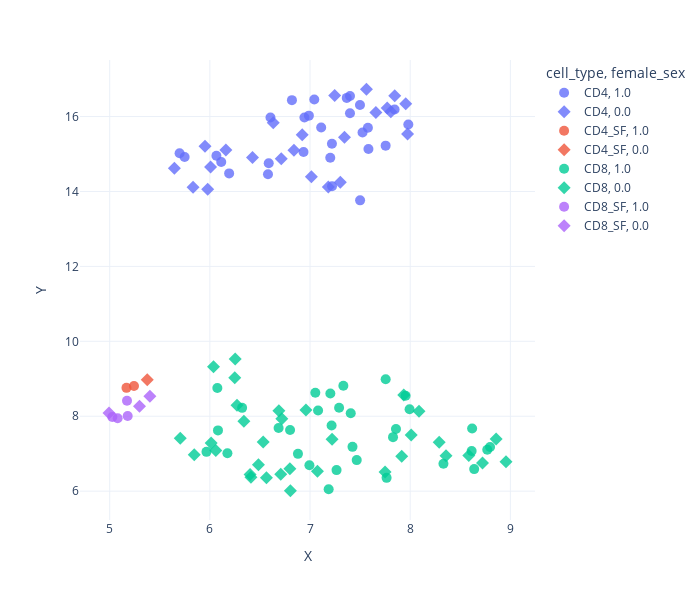

Write notebook code for a chart like this one.
### Code cell
rep = rep.sort_values(by="cell_type")
fig = px.scatter(rep, x = "X", y = "Y", color = "cell_type", hover_name = "proper_name", template = "plotly_white", symbol = "female_sex", opacity = 0.8,
height = 600, width = 700)
fig.update_traces(marker={'size': 10})
fig.show()
fig.write_image(f"{base_dir}/ATAC_seq_analysis/figures/ATAC_UMAP_sex.svg")

### Figure 1 — Plotly figure (JSON) as saved in the notebook; plotly's stock layout.template omitted (floating-point values rounded to 4 significant figures)
{"data": [{"hovertemplate": "<b>%{hovertext}</b><br><br>cell_type=CD4<br>female_sex=1.0<br>X=%{x}<br>Y=%{y}<extra></extra>", "hovertext": ["NRHV151CD4", "PSA5019CD4", "PSA4957CD4", "PSA4947CD4", "NRHV322CD4", "NRHV121CD4", "PSA5026CD4", "PSA5018CD4", "PSA5010CD4", "PSA5009CD4", "NRHV073CD4", "PSA4962CD4", "PSA4967CD4", "NRHV325CD4", "NRHV014XCD4", "PSA5017CD4", "PSA4951CD4", "NRHV326CD4", "NRHV290CD4", "PSA5040CD4", "PSA4944CD4", "PSA4950CD4", "NRHV238CD4", "PSA5008CD4", "PSA4954CD4", "PSA5014CD4", "NRHV321CD4", "PSA4964CD4"], "legendgroup": "CD4, 1.0", "marker": {"color": "#636efa", "opacity": 0.8, "size": 10, "symbol": "circle"}, "mode": "markers", "name": "CD4, 1.0", "orientation": "v", "showlegend": true, "type": "scatter", "x": [7.22, 7.755, 7.499, 7.111, 7.524, 7.399, 7.219, 5.748, 6.989, 6.065, 5.698, 6.605, 6.819, 7.367, 7.042, 7.583, 6.935, 7.844, 6.944, 7.399, 7.5, 7.202, 6.113, 6.58, 6.588, 6.192, 7.981, 7.578], "xaxis": "x", "y": [14.14, 15.22, 16.31, 15.71, 15.57, 16.09, 15.27, 14.92, 16.02, 14.95, 15.02, 15.97, 16.44, 16.5, 16.46, 15.14, 15.05, 16.19, 15.98, 16.55, 13.76, 14.9, 14.79, 14.46, 14.75, 14.48, 15.79, 15.7], "yaxis": "y"}, {"hovertemplate": "<b>%{hovertext}</b><br><br>cell_type=CD4<br>female_sex=0.0<br>X=%{x}<br>Y=%{y}<extra></extra>", "hovertext": ["PSA4959CD4", "NRHV086CD4", "PSA5036CD4", "PSA5013CD4", "PSA4956CD4", "PSA4958CD4", "PSA5021CD4", "NRHV324CD4", "NRHV168CD4", "PSA5007CD4", "PSA5006CD4", "PSA4968CD4", "PSA5037CD4", "PSA4945CD4", "NRHV332CD4", "NRHV295CD4", "NRHV079CD4", "NRHV171CD4", "PSA4963CD4", "PSA4949CD4", "PSA5012CD4", "PSA4952CD4", "PSA4920CD4"], "legendgroup": "CD4, 0.0", "marker": {"color": "#636efa", "opacity": 0.8, "size": 10, "symbol": "diamond"}, "mode": "markers", "name": "CD4, 0.0", "orientation": "v", "showlegend": true, "type": "scatter", "x": [5.833, 7.955, 7.806, 7.344, 7.77, 7.013, 6.922, 6.007, 7.563, 7.657, 7.974, 7.246, 6.16, 6.633, 5.951, 5.646, 7.845, 6.425, 6.713, 7.303, 5.978, 6.839, 7.182], "xaxis": "x", "y": [14.11, 16.34, 16.13, 15.45, 16.23, 14.39, 15.52, 14.65, 16.73, 16.11, 15.53, 16.56, 15.11, 15.83, 15.21, 14.62, 16.55, 14.91, 14.88, 14.25, 14.06, 15.1, 14.12], "yaxis": "y"}, {"hovertemplate": "<b>%{hovertext}</b><br><br>cell_type=CD4_SF<br>female_sex=1.0<br>X=%{x}<br>Y=%{y}<extra></extra>", "hovertext": ["PSA4951CD4_SF", "PSA4917CD4_SF"], "legendgroup": "CD4_SF, 1.0", "marker": {"color": "#EF553B", "opacity": 0.8, "size": 10, "symbol": "circle"}, "mode": "markers", "name": "CD4_SF, 1.0", "orientation": "v", "showlegend": true, "type": "scatter", "x": [5.243, 5.168], "xaxis": "x", "y": [8.809, 8.758], "yaxis": "y"}, {"hovertemplate": "<b>%{hovertext}</b><br><br>cell_type=CD4_SF<br>female_sex=0.0<br>X=%{x}<br>Y=%{y}<extra></extra>", "hovertext": ["PSA4958CD4_SF"], "legendgroup": "CD4_SF, 0.0", "marker": {"color": "#EF553B", "opacity": 0.8, "size": 10, "symbol": "diamond"}, "mode": "markers", "name": "CD4_SF, 0.0", "orientation": "v", "showlegend": true, "type": "scatter", "x": [5.375], "xaxis": "x", "y": [8.975], "yaxis": "y"}, {"hovertemplate": "<b>%{hovertext}</b><br><br>cell_type=CD8<br>female_sex=1.0<br>X=%{x}<br>Y=%{y}<extra></extra>", "hovertext": ["NRHV014XCD8", "NRHV073CD8", "PSA4961CD8", "PSA4966CD8", "NRHV151CD8", "NRHV238CD8", "PSA5040CD8", "PSA4948CD8", "NRHV290CD8", "PSA4954CD8", "NRHV325CD8", "PSA4947CD8", "PSA4951CD8", "PSA4953CD8", "PSA5017CD8", "NRHV321CD8", "PSA5014CD8", "PSA4964CD8", "NRHV326CD8", "PSA5026CD8", "PSA5018CD8", "PSA4962CD8", "PSA5010CD8", "PSA4965CD8", "PSA4969CD8", "PSA4950CD8", "PSA5008CD8", "PSA5019CD8", "PSA5009CD8", "NRHV322CD8", "NRHV121CD8", "PSA4944CD8"], "legendgroup": "CD8, 1.0", "marker": {"color": "#00cc96", "opacity": 0.8, "size": 10, "symbol": "circle"}, "mode": "markers", "name": "CD8, 1.0", "orientation": "v", "showlegend": true, "type": "scatter", "x": [6.994, 7.828, 5.966, 7.424, 7.333, 8.797, 8.613, 6.322, 8.769, 7.203, 7.265, 7.755, 6.801, 7.053, 6.686, 7.186, 8.618, 6.175, 6.879, 7.29, 6.075, 8.332, 8.639, 7.858, 7.08, 7.954, 7.994, 7.406, 7.764, 7.215, 7.466, 6.081], "xaxis": "x", "y": [6.692, 7.441, 7.049, 7.182, 8.812, 7.178, 7.071, 8.224, 7.107, 8.609, 6.561, 8.986, 7.63, 8.628, 7.684, 6.052, 7.672, 7.012, 6.995, 8.226, 8.753, 6.733, 6.589, 7.66, 8.151, 8.547, 8.187, 8.08, 6.355, 7.753, 6.828, 7.622], "yaxis": "y"}, {"hovertemplate": "<b>%{hovertext}</b><br><br>cell_type=CD8<br>female_sex=0.0<br>X=%{x}<br>Y=%{y}<extra></extra>", "hovertext": ["NRHV079CD8", "PSA4955CD8", "NRHV295CD8", "NRHV332CD8", "NRHV168CD8", "PSA4949CD8", "PSA4959CD8", "PSA5039CD8", "PSA4960CD8", "PSA4945CD8", "PSA4963CD8", "PSA5006CD8", "PSA4968CD8", "PSA4956CD8", "PSA5023CD8", "PSA4958CD8", "NRHV171CD8", "PSA5013CD8", "PSA5007CD8", "PSA5015CD8", "PSA4920CD8", "PSA4952CD8", "NRHV324CD8", "PSA5012CD8", "NRHV086CD8", "PSA4946CD8", "PSA5020CD8", "PSA4941CD8", "PSA5036CD8", "PSA5024CD8", "PSA5022CD8", "PSA5021CD8", "PSA5037CD8"], "legendgroup": "CD8, 0.0", "marker": {"color": "#00cc96", "opacity": 0.8, "size": 10, "symbol": "diamond"}, "mode": "markers", "name": "CD8, 0.0", "orientation": "v", "showlegend": true, "type": "scatter", "x": [6.708, 8.01, 6.565, 8.29, 7.749, 7.22, 6.036, 8.956, 6.804, 6.271, 6.41, 6.485, 8.722, 8.585, 5.704, 7.936, 6.059, 8.358, 6.533, 8.858, 6.013, 6.959, 7.074, 6.253, 6.401, 6.34, 6.718, 6.689, 6.799, 6.248, 8.088, 5.844, 7.915], "xaxis": "x", "y": [6.449, 7.498, 6.359, 7.306, 6.509, 7.383, 9.323, 6.788, 6.01, 8.29, 6.369, 6.704, 6.754, 6.955, 7.414, 8.565, 7.085, 6.945, 7.309, 7.389, 7.285, 8.167, 6.534, 9.53, 6.442, 7.863, 7.933, 8.148, 6.598, 9.025, 8.131, 6.972, 6.928], "yaxis": "y"}, {"hovertemplate": "<b>%{hovertext}</b><br><br>cell_type=CD8_SF<br>female_sex=1.0<br>X=%{x}<br>Y=%{y}<extra></extra>", "hovertext": ["PSA4969CD8_SF", "PSA5025CD8_SF", "PSA4917CD8_SF", "PSA5040CD8_SF"], "legendgroup": "CD8_SF, 1.0", "marker": {"color": "#ab63fa", "opacity": 0.8, "size": 10, "symbol": "circle"}, "mode": "markers", "name": "CD8_SF, 1.0", "orientation": "v", "showlegend": true, "type": "scatter", "x": [5.18, 5.079, 5.173, 5.026], "xaxis": "x", "y": [8.006, 7.945, 8.413, 7.98], "yaxis": "y"}, {"hovertemplate": "<b>%{hovertext}</b><br><br>cell_type=CD8_SF<br>female_sex=0.0<br>X=%{x}<br>Y=%{y}<extra></extra>", "hovertext": ["PSA4918CD8_SF", "PSA4958CD8_SF", "PSA4942CD8_SF"], "legendgroup": "CD8_SF, 0.0", "marker": {"color": "#ab63fa", "opacity": 0.8, "size": 10, "symbol": "diamond"}, "mode": "markers", "name": "CD8_SF, 0.0", "orientation": "v", "showlegend": true, "type": "scatter", "x": [4.993, 5.401, 5.298], "xaxis": "x", "y": [8.085, 8.531, 8.266], "yaxis": "y"}], "layout": {"height": 600, "legend": {"title": {"text": "cell_type, female_sex"}, "tracegroupgap": 0}, "margin": {"t": 60}, "width": 700, "xaxis": {"anchor": "y", "domain": [0, 1], "title": {"text": "X"}}, "yaxis": {"anchor": "x", "domain": [0, 1], "title": {"text": "Y"}}}}
